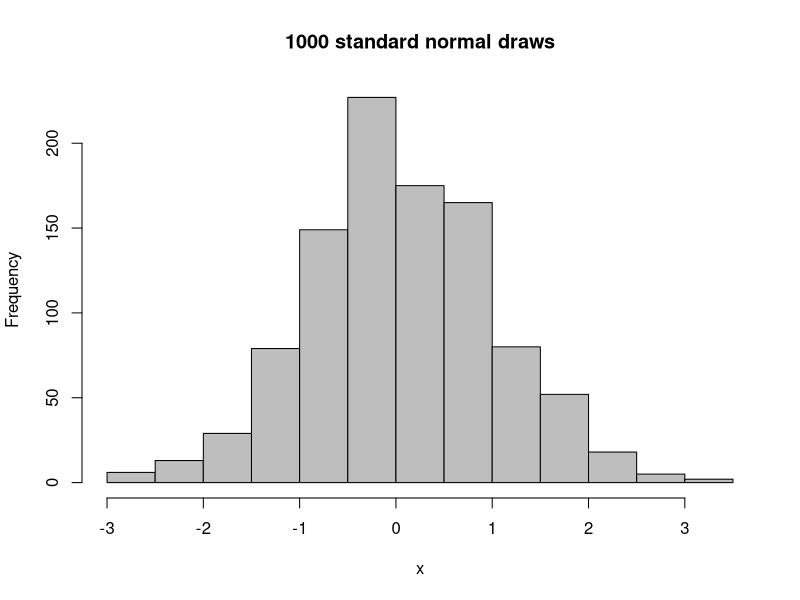
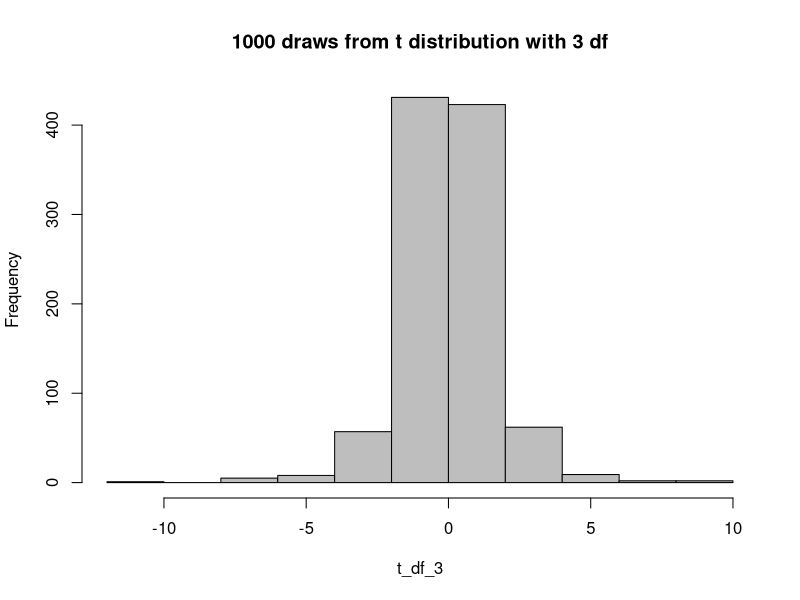

R code for these plots, in order: (Note: this script raises an error after producing the figures.)
## ---- chunk 1
knitr::opts_chunk$set(echo = TRUE, include=TRUE, fig.path="figures/")
## ---- chunk 2
set.seed(88759)
x <- rnorm(1000)
mean(x)
sd(x)
hist(x, col="grey", main = "1000 standard normal draws")
## ---- chunk 3
set.seed(88759)
t_df_3 <- rt(1000, df=3)

hist(t_df_3, col="grey", main = "1000 draws from t distribution with 3 df")
## ---- chunk 4
save(list=c("x","t_df_3"), file="../objs/example_objs.RData")
## ---- chunk 5
library(kableExtra)
kable(table(round(t_df_3)))
## ---- chunk 6
kable(table(round(t_df_3))) %>% kable_styling()

kable(table(round(t_df_3))) %>% kable_styling(full_width = FALSE)

## ---- chunk 7
sessionInfo()
